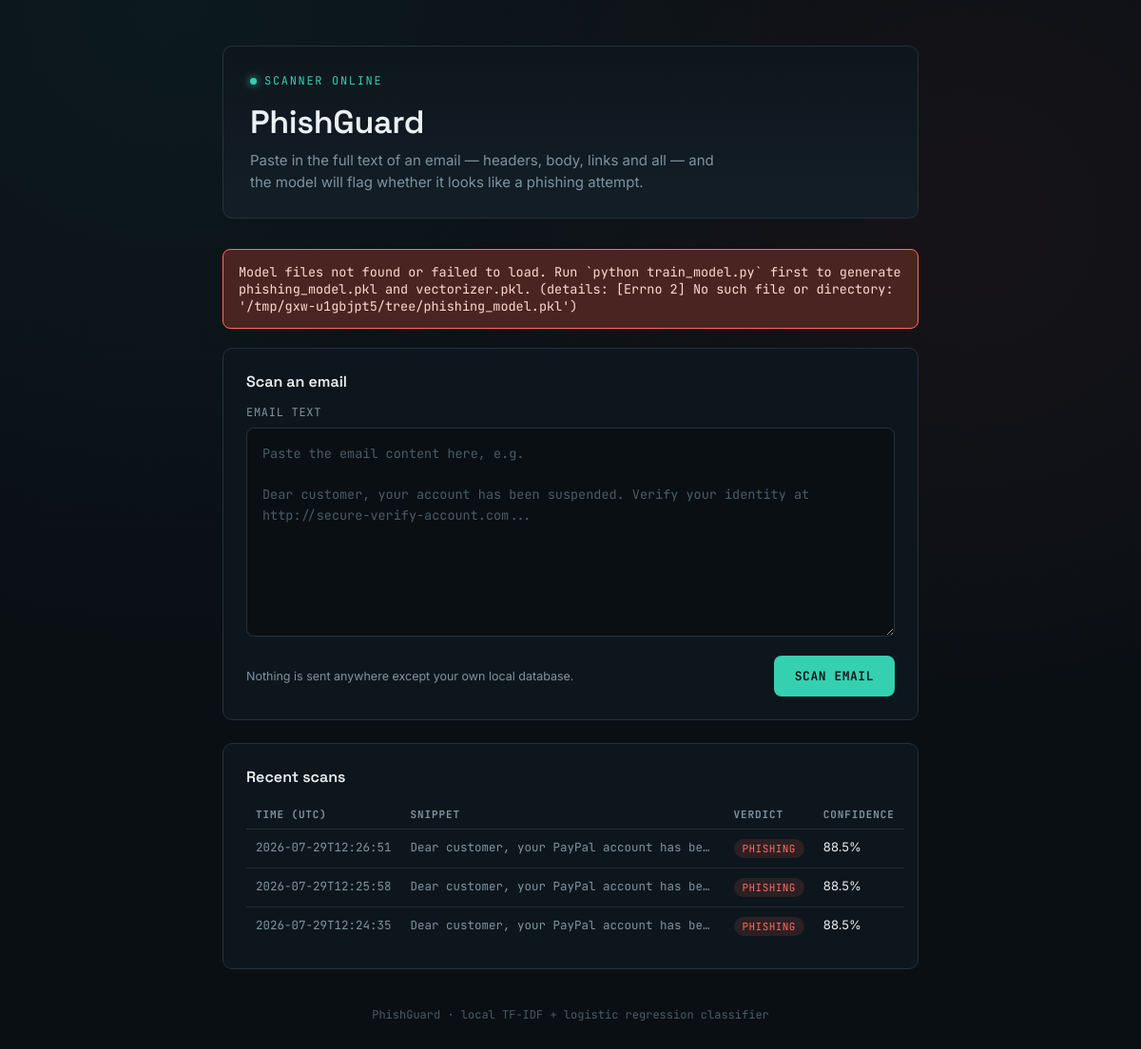
The app's page /history with its own data.
### tables this page shows
CREATE TABLE scans (
            id INTEGER PRIMARY KEY AUTOINCREMENT,
            email_snippet TEXT NOT NULL,
            prediction TEXT NOT NULL,
            confidence REAL NOT NULL,
            created_at TEXT NOT NULL
        );

### app.py (the view)
@app.route("/history")
def history():
    return render_template("index.html", error=MODEL_LOAD_ERROR, history=get_recent_scans(limit=50))

### app.py (called while the page is built)
def get_db():
    if "db" not in g:
        g.db = sqlite3.connect(DB_PATH)
        g.db.row_factory = sqlite3.Row
    return g.db

def get_recent_scans(limit: int = 10):
    db = get_db()
    rows = db.execute(
        "SELECT * FROM scans ORDER BY id DESC LIMIT ?", (limit,)
    ).fetchall()
    return rows

### templates/index.html (shortened to what this page needs)
<!DOCTYPE html>
<html lang="en">
<head>
  <link rel="stylesheet" href="{{ url_for('static', filename='style.css') }}" />
</head>
<body>
  <div class="wrap">
    <div class="hero">
      <div class="eyebrow"><span class="dot"></span>Scanner online</div>
      <h1>PhishGuard</h1>
      <p class="sub">Paste in the full text of an email — headers, body, links and all — and the model will flag whether it looks like a phishing attempt.</p>
    </div>
    {% if error %}
      <div class="alert">{{ error }}</div>
    {% endif %}
    <div class="card">
      <h2>Scan an email</h2>
      <form action="{{ url_for('predict') }}" method="POST">
        <label class="field-label" for="email_text">Email text</label>
        <textarea
          id="email_text"
          name="email_text"
          placeholder="Paste the email content here, e.g.&#10;&#10;Dear customer, your account has been suspended. Verify your identity at http://secure-verify-account.com..."
        ></textarea>
        <div class="actions">
          <span class="hint">Nothing is sent anywhere except your own local database.</span>
          <button class="scan-btn" type="submit">Scan email</button>
        </div>
      </form>
    </div>
    <div class="card">
      <h2>Recent scans</h2>
      {% if history and history|length > 0 %}
        <table class="history">
          <thead>
            <tr>
              <th>Time (UTC)</th>
              <th>Snippet</th>
              <th>Verdict</th>
              <th>Confidence</th>
            </tr>
          </thead>
          <tbody>
            {% for row in history %}
            <tr>
              <td class="snippet">{{ row['created_at'] }}</td>
              <td class="snippet">{{ row['email_snippet'] }}</td>
              <td>
                <span class="tag {{ 'phishing' if row['prediction'] == 'Phishing' else 'legitimate' }}">
                  {{ row['prediction'] }}
                </span>
              </td>
              <td>{{ '%.1f'|format(row['confidence']) }}%</td>
            </tr>
            {% endfor %}
          </tbody>
        </table>
      {% else %}
        <p class="empty-state">No scans logged yet — run one above to see it show up here.</p>
      {% endif %}
    </div>
    <footer class="foot">PhishGuard · local TF-IDF + logistic regression classifier</footer>
  </div>
</body>
</html>

### static/style.css (style rules this page uses)
:root { --ink-950: #0a0f14; --ink-900: #0e161d; --ink-800: #131e27; --ink-700: #1b2933; --ink-600: #263743; --line: #22323d; --fog: #7d94a1; --paper: #e9f1f4; --signal-safe: #35d0b0; --signal-safe-dim: #1c4a41; --signal-danger: #ff6b5e; --signal-danger-dim: #4a2420; --signal-amber: #f0b429; --font-display: 'Space Grotesk', sans-serif; --font-body: 'Inter', sans-serif; --font-mono: 'JetBrains Mono', monospace; --radius: 10px; }
* { box-sizing: border-box; }
html, body { margin: 0; padding: 0; background: var(--ink-950); color: var(--paper); font-family: var(--font-body); min-height: 100vh; }
body { background-image: radial-gradient(circle at 15% 0%, rgba(53, 208, 176, 0.06), transparent 45%), radial-gradient(circle at 85% 20%, rgba(255, 107, 94, 0.05), transparent 40%); }
.wrap { max-width: 780px; margin: 0 auto; padding: 48px 24px 80px; }
.hero { position: relative; padding: 28px 28px 26px; border: 1px solid var(--line); border-radius: var(--radius); background: linear-gradient(180deg, var(--ink-900), var(--ink-800)); overflow: hidden; margin-bottom: 32px; }
.hero::before { content: ""; position: absolute; top: 0; left: -30%; width: 30%; height: 100%; background: linear-gradient(90deg, transparent, rgba(53, 208, 176, 0.10), transparent); animation: sweep 5s ease-in-out infinite; }
.eyebrow { font-family: var(--font-mono); font-size: 12px; letter-spacing: 0.14em; text-transform: uppercase; color: var(--signal-safe); display: flex; align-items: center; gap: 8px; margin-bottom: 14px; }
.eyebrow .dot { width: 7px; height: 7px; border-radius: 50%; background: var(--signal-safe); box-shadow: 0 0 8px var(--signal-safe); }
h1 { font-family: var(--font-display); font-size: 34px; font-weight: 600; margin: 0 0 8px; letter-spacing: -0.01em; }
.hero p.sub { color: var(--fog); font-size: 15px; margin: 0; max-width: 52ch; line-height: 1.5; }
.card { border: 1px solid var(--line); border-radius: var(--radius); background: var(--ink-900); padding: 24px; margin-bottom: 24px; }
.card h2 { font-family: var(--font-display); font-size: 16px; font-weight: 600; margin: 0 0 14px; color: var(--paper); }
label.field-label { display: block; font-family: var(--font-mono); font-size: 12px; letter-spacing: 0.06em; text-transform: uppercase; color: var(--fog); margin-bottom: 8px; }
textarea { width: 100%; min-height: 220px; resize: vertical; background: var(--ink-950); border: 1px solid var(--line); border-radius: 8px; color: var(--paper); font-family: var(--font-mono); font-size: 13.5px; line-height: 1.6; padding: 16px; outline: none; transition: border-color 0.15s ease; }
textarea::placeholder { color: #4a5c67; }
.actions { display: flex; justify-content: space-between; align-items: center; margin-top: 16px; }
.hint { font-size: 12.5px; color: var(--fog); }
button.scan-btn { font-family: var(--font-mono); font-size: 13px; font-weight: 600; letter-spacing: 0.04em; text-transform: uppercase; color: var(--ink-950); background: var(--signal-safe); border: none; border-radius: 8px; padding: 13px 22px; cursor: pointer; transition: transform 0.1s ease, box-shadow 0.15s ease; }
.alert { border: 1px solid var(--signal-danger); background: var(--signal-danger-dim); color: #ffd8d2; border-radius: 8px; padding: 14px 16px; font-size: 13.5px; margin-bottom: 20px; font-family: var(--font-mono); }
table.history { width: 100%; border-collapse: collapse; font-size: 13px; }
table.history th { text-align: left; font-family: var(--font-mono); font-size: 11px; letter-spacing: 0.08em; text-transform: uppercase; color: var(--fog); padding: 8px 10px; border-bottom: 1px solid var(--line); }
table.history td { padding: 10px; border-bottom: 1px solid var(--ink-700); vertical-align: top; }
table.history tr:last-child td { border-bottom: none; }
.snippet { color: var(--fog); max-width: 340px; overflow: hidden; text-overflow: ellipsis; white-space: nowrap; font-family: var(--font-mono); font-size: 12.5px; }
.tag { font-family: var(--font-mono); font-size: 11px; letter-spacing: 0.04em; text-transform: uppercase; padding: 3px 9px; border-radius: 999px; display: inline-block; }
.tag.phishing { color: var(--signal-danger); background: rgba(255, 107, 94, 0.12); }
footer.foot { text-align: center; color: #4a5c67; font-size: 12px; font-family: var(--font-mono); margin-top: 40px; }

### records on screen
scans: created_at "2026-07-29T12:26:51", email_snippet "Dear customer, your PayPal account has be…", prediction "PHISHING", confidence "88.5"
scans: created_at "2026-07-29T12:25:58", email_snippet "Dear customer, your PayPal account has be…", prediction "PHISHING", confidence "88.5"
scans: created_at "2026-07-29T12:24:35", email_snippet "Dear customer, your PayPal account has be…", prediction "PHISHING", confidence "88.5"
